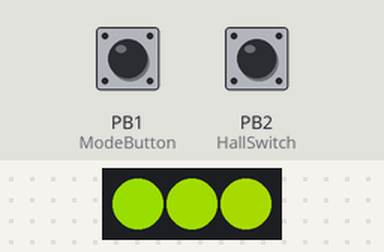
Recording of a sketch running on a simulated ATtiny85, built with avr-gcc and run on an emulated ATtiny85. Parts: 3 RGB LEDs in strip order, left to right. The test bench sets the inputs (shaded band); at power-on: PB1 (ModeButton) HIGH, PB2 (HallSwitch) HIGH. Dim RGB values are drawn brighter than linear; random numbers use the default seed unless the sketch sets one.

Above: at 1.2 s.
1.3 s: PB1 (ModeButton) pulled LOW for 0.15 s
At 2.3 s:
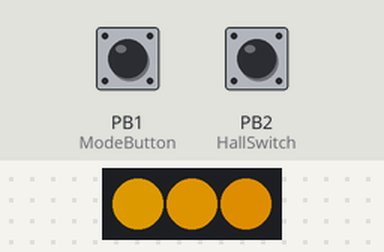
2.9 s: PB2 (HallSwitch) pulled LOW for 0.15 s
At 3.3 s:
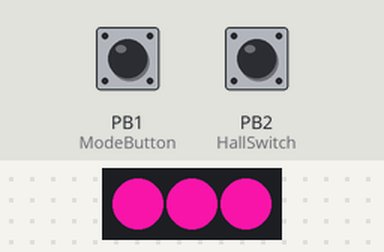
4.5 s: PB1 (ModeButton) pulled LOW for 0.15 s
At 5.76 s:
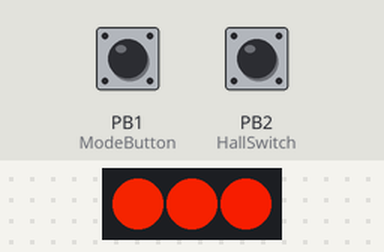
7.6 s: PB1 (ModeButton) pulled LOW for 1 s
At 8.4 s:
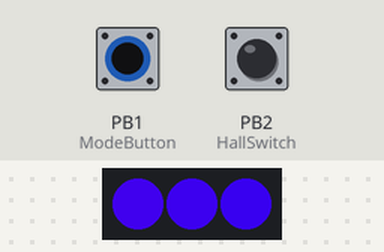
11.6 s: PB1 (ModeButton) pulled LOW for 1 s
At 12.4 s:
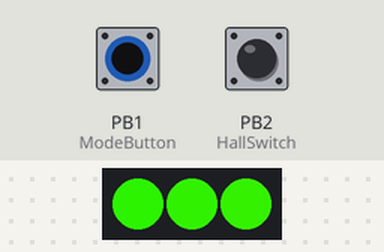
15.6 s: PB1 (ModeButton) pulled LOW for 1 s
At 16.75 s:
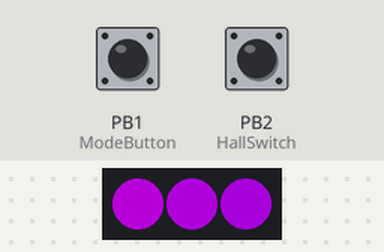
Timing chart, 0 to 33.1 s (numbered marks = the images above; inputs shaded):
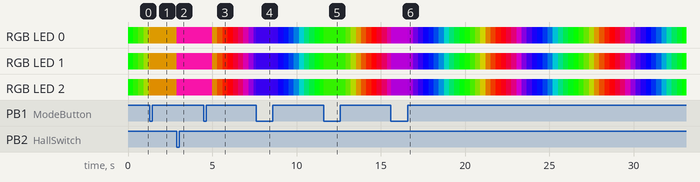

The sketch:

Spinner_Sketch_ATTINY85.ino
```cpp
#include <Adafruit_NeoPixel.h>

#define PIN 4 // Set the pin used by the LED array
#define MAX_LED_COUNT 3
#define MIN_LED_COUNT 3
int LED_COUNT; //Used to set the actual number of LEDs we'll use
uint32_t _pixelColors[MAX_LED_COUNT]; //Set the maximum number of LEDs that will be used (even if you won't use all of them all of the time)

// Parameter 1 = max number of pixels in strip (MAX_LED_COUNT)
// Parameter 2 = pin number (PIN)
// Parameter 3 = pixel type flags, add together as needed:
//   NEO_RGB     Pixels are wired for RGB bitstream
//   NEO_GRB     Pixels are wired for GRB bitstream
//   NEO_KHZ400  400 KHz bitstream (e.g. FLORA pixels)
//   NEO_KHZ800  800 KHz bitstream (e.g. High Density LED strip)

Adafruit_NeoPixel strip = Adafruit_NeoPixel(MAX_LED_COUNT, PIN, NEO_GRB + NEO_KHZ800);

int ModeButton = 1; // The Mode-switching Button
int HallSwitch = 2; // Allow the Hall Switch to cut in when tripped
bool _isLow = false; // Used by main loop to know if a LOW is the first LOW or a continuation of a previous LOW
long _lastTime = 0; // The last time the switch went LOW
int _mode = 0; // Determines which "mode" the spinner is in
uint16_t _ColorPoint = 0;

void setup()
{
    LED_COUNT = MAX_LED_COUNT;

    //Setup the Hall Switch
    pinMode(HallSwitch, INPUT_PULLUP);

    //Setup the Mode Button
    pinMode(ModeButton, INPUT_PULLUP);

    //Setup the strip
    strip.begin();
    //Start Blue
    _pixelColors[0] = strip.Color(25, 25, 255);
    strip.setPixelColor(0, _pixelColors[0]);
    strip.setPixelColor(1, _pixelColors[0]);
    strip.setPixelColor(2, _pixelColors[0]);

    strip.show(); // Initialize all pixels to 'off'

    _lastTime = millis();
}

void SetColor(long LastRotationTime)
{
    // *** NEED TO DO! *** - This is currently assigning random colors - need to make it based on the rotation speed

    byte Red = random(255); // Holds the red level
    byte Green = random(255); // Holds the green level
    byte Blue = random(255); // Holds the blue level
    for(byte b = 0; b < LED_COUNT; b++)
    {
        _pixelColors[b] = strip.Color(Red, Green, Blue);
        strip.setPixelColor(b, _pixelColors[b]);
    }
    strip.show();
}

void loop()
{
    // See if the button has been clicked, and which mode we should be in
    if(digitalRead(ModeButton) == LOW)
    {
        // They're switching modes...
        if(_mode == 0)
        {
            _mode = 1; // Switch to rotation-based colors
        }
        else
        {
            _mode = 0; // Switch to the rainbow cycle
        }
        // Now stop everything for 1/2 second so the button can reset
        delay(500);
    }

    // MODE = 0 - RAINBOW
    if(_mode == 0)
    {
        Rainbow();
        delay(25);
        _ColorPoint += 1;
        if(_ColorPoint == 256)
            _ColorPoint = 0;
    }

    // MODE = 1 - ROTATION-BASED COLORS
    if(_mode == 1)
    {
        // Get the current time
        long Now = millis();

        // Get the state of the Hall Switch
        bool HallState = digitalRead(HallSwitch);

        // Determine which state we're in
        if(HallState == LOW)
        {
            //See if this is the first time we've detected a LOW
            if(_isLow == false)
            {
                // The sensor just went LOW - see how long it's been since the last time
                long RotationTime =  Now - _lastTime;

                // Set the state and _lastTime
                _isLow = true;
                _lastTime = Now;

                // Adjust the color accordingly
                // *** NEED TO DO! ***
                SetColor(RotationTime);
            }
            else
            {
                // The sensor was alread LOW last time - no need to do anything else
            }
        }
        else
        {
            // The sensor is HIGH - reset the state
            _isLow = false;
        }
    }
 }

// Makes the pixels rotate through all of the colors
void Rainbow()
{
    uint16_t i;
    for(i = 0; i < LED_COUNT; i++)
    {
      strip.setPixelColor(i, Wheel((i + _ColorPoint) & 255));
    }
    strip.show();
}

// Input a value 0 to 255 to get a color value.
// The colours are a transition r - g - b - back to r.
uint32_t Wheel(byte WheelPos)
{
  if(WheelPos < 85)
  {
   return strip.Color(WheelPos * 3, 255 - WheelPos * 3, 0);
  }
  else if(WheelPos < 170)
  {
   WheelPos -= 85;
   return strip.Color(255 - WheelPos * 3, 0, WheelPos * 3);
  }
  else
  {
   WheelPos -= 170;
   return strip.Color(0, WheelPos * 3, 255 - WheelPos * 3);
  }
}
```

Measured:
- after the input at 2.9 s, RGB LED 0: RGB(150, 105, 0) → RGB(232, 19, 158) at once; RGB LED 1: RGB(153, 102, 0) → RGB(232, 19, 158) at once; RGB LED 2: RGB(156, 99, 0) → RGB(232, 19, 158) at once
